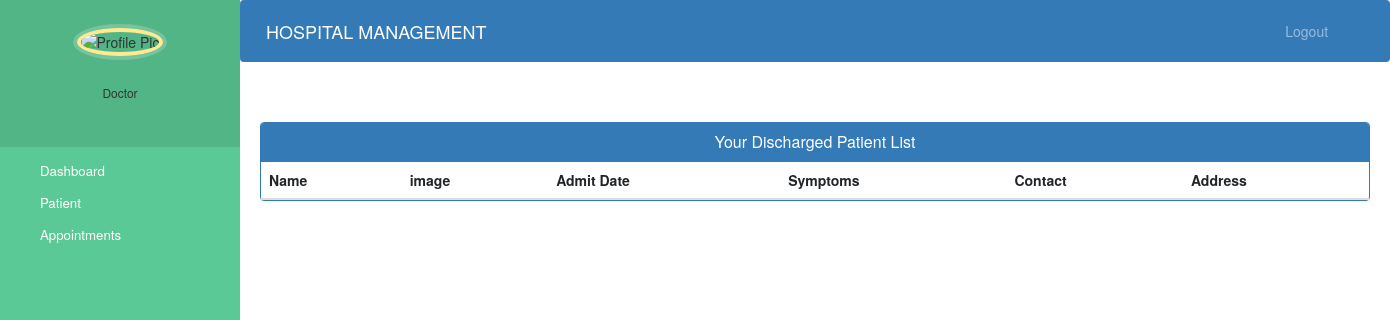
/Django-Hospital/View-Discharged-patient (signed in), run on an earlier commit of the app's database.
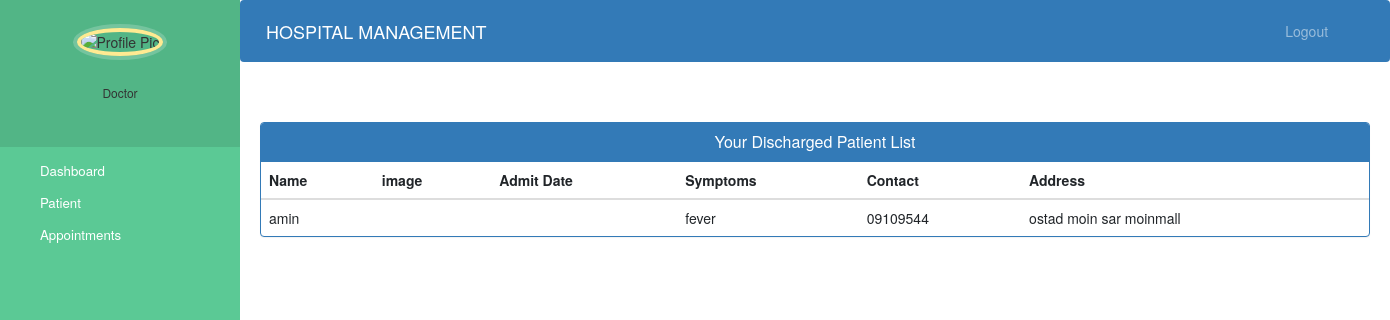
And on a later commit of the database.
### hospital/models.py (models this page shows)
class DischargePatientModel(models.Model):
    patient_name = models.CharField(max_length=255)
    patient_pass = models.CharField(max_length=255)
    patient_code = models.IntegerField(null=True)
    profile_pic = models.ImageField(null=True)
    assigned_doctor_name = models.CharField(max_length=255)
    assigned_doctor_id = models.PositiveIntegerField(null=True)
    todaydate = models.DateField()
    mobile = models.CharField(max_length=255)
    address = models.TextField()
    symptoms = models.CharField(max_length=255)
    roomCharge = models.IntegerField(null=True, editable=True)
    medicineCost = models.IntegerField(null=True, editable=True)
    doctorFee = models.IntegerField(null=True)
    OtherCharge = models.IntegerField(null=True)
    total_price = models.IntegerField(null=True)

### hospital/views.py (the view)
# urls.py: path("View-Discharged-patient", views.view_discharged_patient_view,
def view_discharged_patient_view(request):
    loged_doct_id = request.session.get("loged_Doctor_id")
    discharged_patient_list = DischargePatientModel.objects.filter(
        assigned_doctor_id=loged_doct_id)
    return render(request, "hospital/doctor_view_discharge_patient.html", {"discharged_patient_list": discharged_patient_list})

### hospital/templates/hospital/doctor_view_discharge_patient.html (shortened to what this page needs)
{% extends 'hospital/doctor_base.html' %}
{% block content %}
{%load static%}
<head>
  <link href="//netdna.bootstrapcdn.com/bootstrap/3.0.0/css/bootstrap.min.css" rel="stylesheet" id="bootstrap-css">
</head>
<div class="container">
  <div class="panel panel-primary">
    <div class="panel-heading">
      <h6 class="panel-title">Your Discharged Patient List</h6>
    </div>
    <table class="table table-hover" id="dev-table">
      <thead>
        <tr>
          <th>Name</th>
          <th>image</th>
          <th>Admit Date</th>
          <th>Symptoms</th>
          <th>Contact</th>
          <th>Address</th>
        </tr>
      </thead>
      {% for p in discharged_patient_list %}
      <tr>
        <td> {{p.patient_name}}</td>
        <td>
        </td>
        <td>{{p.admitDate}}</td>
        <td>{{p.symptoms}}</td>
        <td>{{p.mobile}}</td>
        <td>{{p.address}}</td>
      </tr>
      {% endfor %}
    </table>
  </div>
</div>
{% endblock content %}

What changed in the data, as far as the page shows it:
added DischargePatientModel: patient_name "amin", symptoms "fever", mobile "09109544", address "ostad moin sar moinmall"
